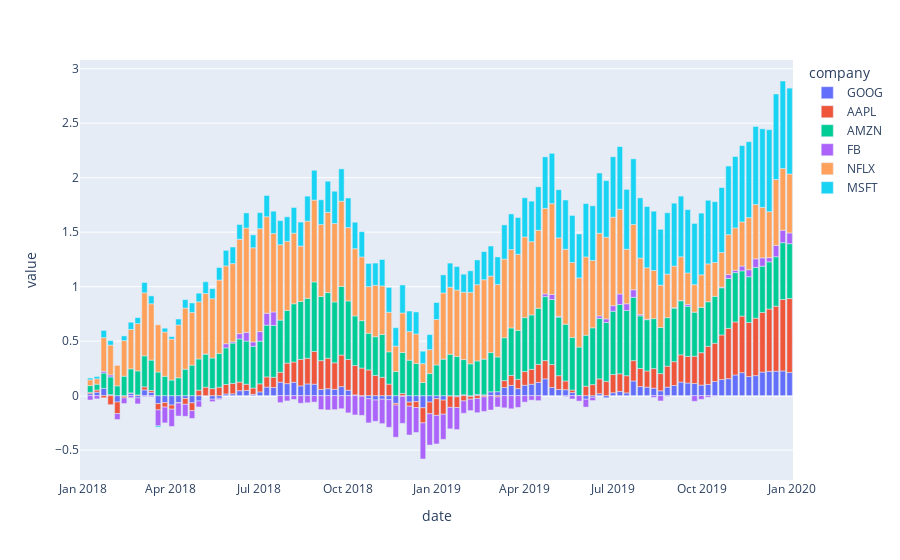

The cell this chart's notebook holds for it:
### Code cell
from fbprophet.plot import plot_plotly, plot_components_plotly
import plotly.express as px
df.head()
fig = px.bar(df)
fig.show()

#plot_plotly(m, forecast)
